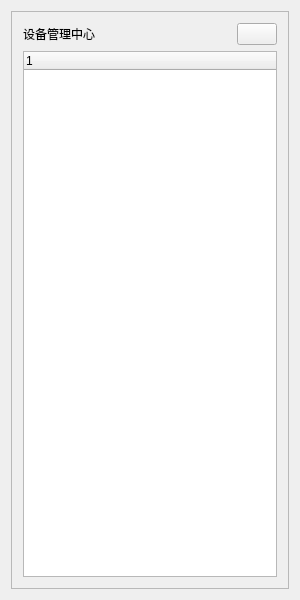
<?xml version="1.0" encoding="UTF-8"?>
<ui version="4.0">
 <class>equimentList</class>
 <widget class="QWidget" name="equimentList">
  <property name="geometry">
   <rect>
    <x>0</x>
    <y>0</y>
    <width>300</width>
    <height>600</height>
   </rect>
  </property>
  <property name="minimumSize">
   <size>
    <width>300</width>
    <height>600</height>
   </size>
  </property>
  <property name="maximumSize">
   <size>
    <width>300</width>
    <height>600</height>
   </size>
  </property>
  <property name="windowTitle">
   <string>equimentList</string>
  </property>
  <layout class="QGridLayout" name="gridLayout_2">
   <item row="0" column="0">
    <widget class="QScrollArea" name="scrollArea">
     <property name="widgetResizable">
      <bool>true</bool>
     </property>
     <widget class="QWidget" name="scrollAreaWidgetContents">
      <property name="geometry">
       <rect>
        <x>0</x>
        <y>0</y>
        <width>280</width>
        <height>580</height>
       </rect>
      </property>
      <layout class="QGridLayout" name="gridLayout">
       <item row="0" column="0">
        <layout class="QVBoxLayout" name="verticalLayout">
         <item>
          <layout class="QHBoxLayout" name="horizontalLayout">
           <item>
            <widget class="QLabel" name="label">
             <property name="maximumSize">
              <size>
               <width>16777215</width>
               <height>30</height>
              </size>
             </property>
             <property name="text">
              <string>设备管理中心</string>
             </property>
            </widget>
           </item>
           <item>
            <spacer name="horizontalSpacer">
             <property name="orientation">
              <enum>Qt::Horizontal</enum>
             </property>
             <property name="sizeHint" stdset="0">
              <size>
               <width>40</width>
               <height>20</height>
              </size>
             </property>
            </spacer>
           </item>
           <item>
            <widget class="QPushButton" name="btnClose">
             <property name="text">
              <string/>
             </property>
             <property name="icon">
              <iconset resource="client.qrc">
               <normaloff>:/Client/res/delete.ico</normaloff>:/Client/res/delete.ico</iconset>
             </property>
            </widget>
           </item>
          </layout>
         </item>
         <item>
          <widget class="QTreeWidget" name="treeWidget">
           <column>
            <property name="text">
             <string notr="true">1</string>
            </property>
           </column>
          </widget>
         </item>
        </layout>
       </item>
      </layout>
     </widget>
    </widget>
   </item>
  </layout>
 </widget>
 <layoutdefault spacing="6" margin="11"/>
 <resources>
  <include location="client.qrc"/>
 </resources>
 <connections/>
</ui>
